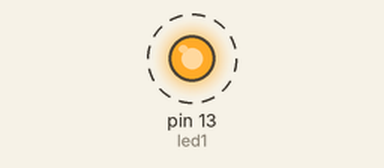
Recording of a sketch running on a simulated Arduino Uno, built with avr-gcc and run on an emulated ATmega328P. Parts: output pins drawn as LEDs (lit = HIGH). Dashed ring = blinking.

Above: at 0.2 s.
Timing chart, 0 to 3.0 s (numbered marks = the images above):
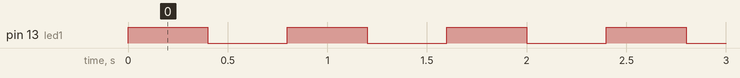

The sketch:

ambulance_lights1.ino
```cpp
// C++ code
//
int led1 =13;
int led2=12;
void setup()
{
  pinMode(led1, OUTPUT);
   pinMode(led1, OUTPUT);

}

void loop()
{
  digitalWrite(led1, HIGH);
   delay(400); // Wait for 1000 millisecond(s)
  digitalWrite(led1, LOW);

  digitalWrite(led2, HIGH);
  delay(400); // Wait for 1000 millisecond(s)
  digitalWrite(led2, LOW);
}
```

Measured:
- by itself, pin 13 (led1): alternates HIGH for 0.40 s and LOW for 0.40 s
